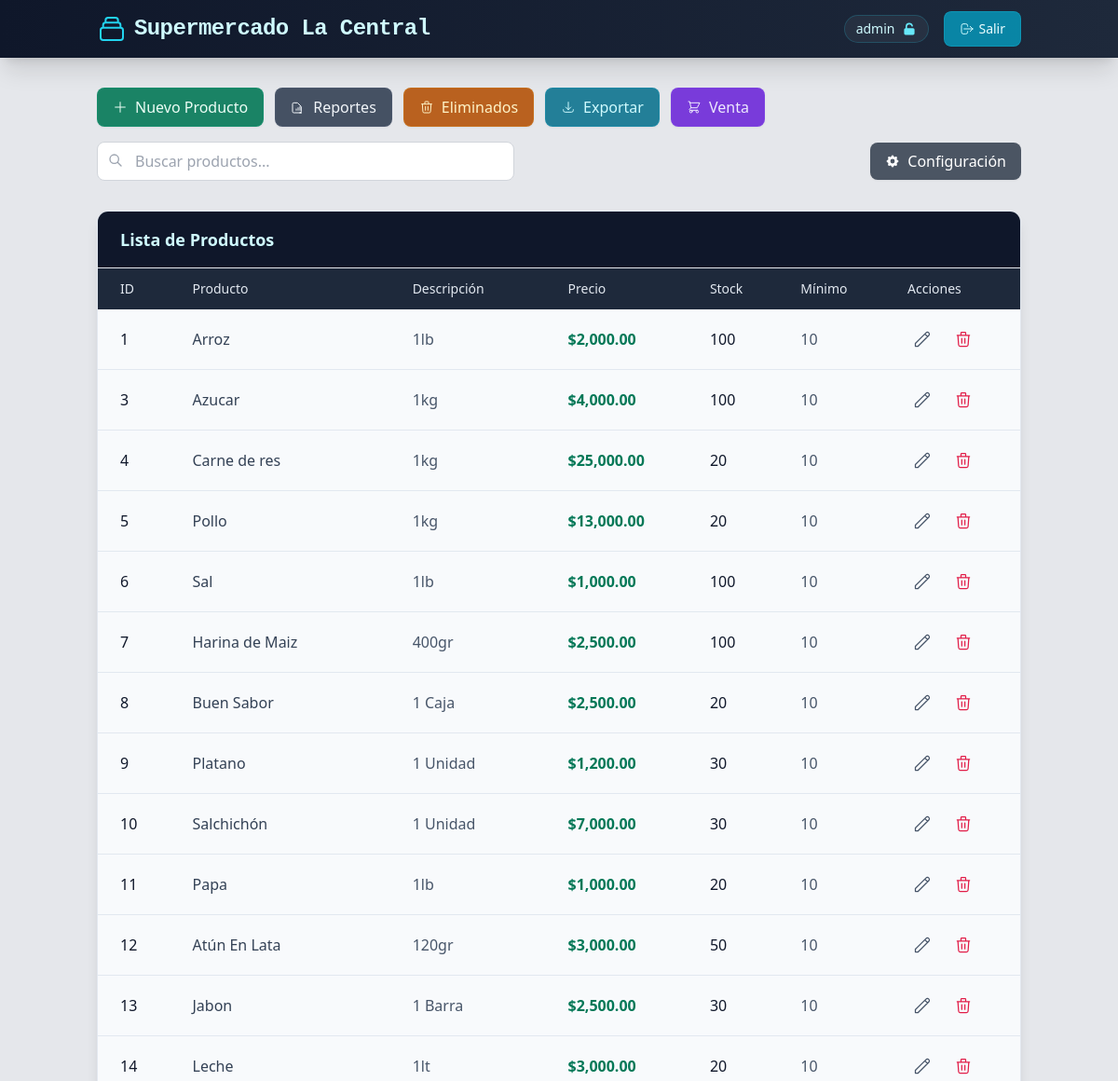
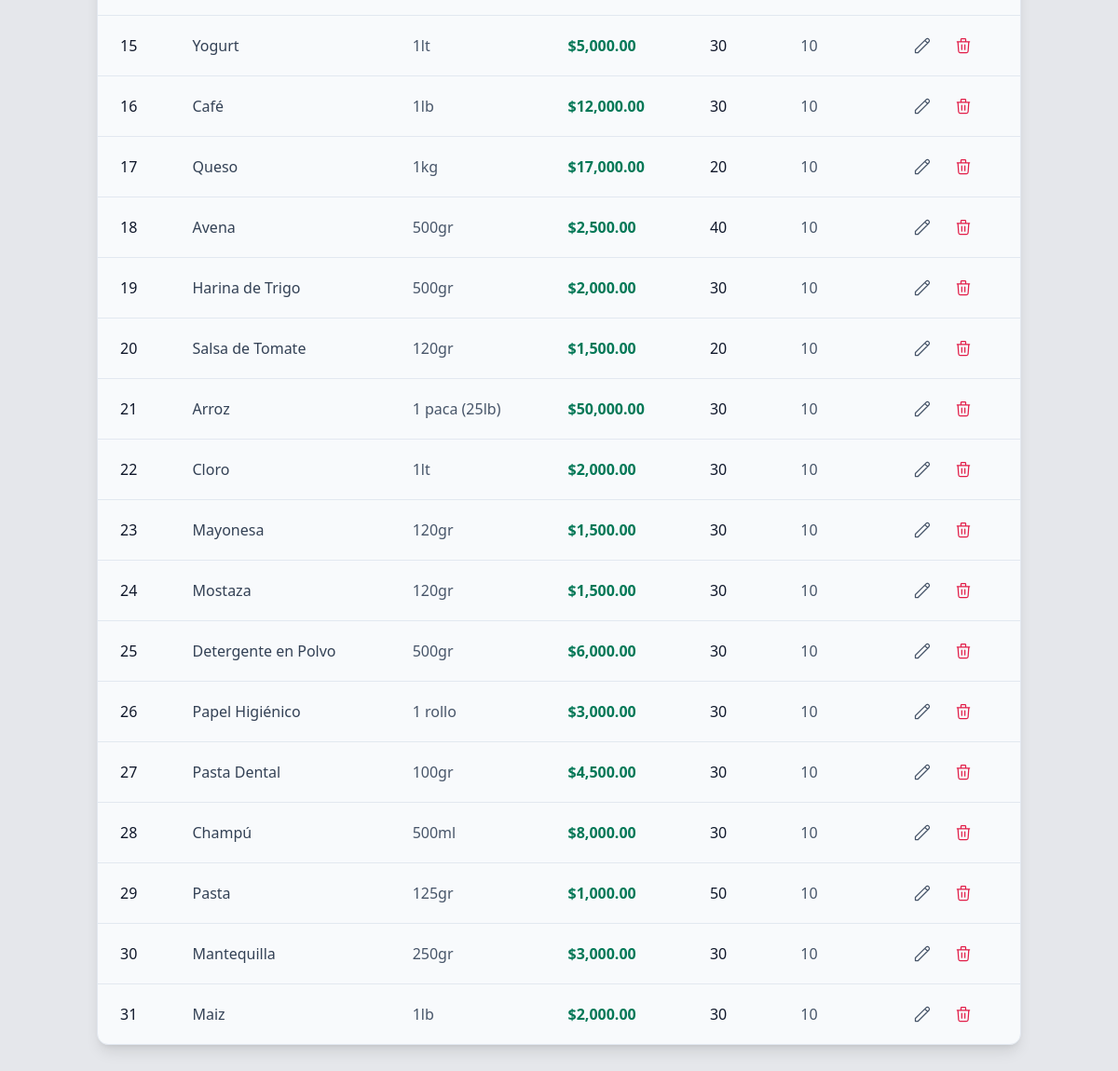
/index.php (signed in), run on the app's committed database (2 pictures, top to bottom).
### tables this page shows
CREATE TABLE `configuracion` (
  `id` int(11) NOT NULL,
  `nombre_tienda` varchar(255) NOT NULL,
  `direccion` varchar(255) NOT NULL,
  `telefono` varchar(20) NOT NULL,
  `email` varchar(255) NOT NULL
);

CREATE TABLE `productos` (
  `id` int(11) NOT NULL,
  `nombre` varchar(100) NOT NULL,
  `descripcion` text DEFAULT NULL,
  `precio` decimal(10,2) NOT NULL,
  `stock` int(11) NOT NULL,
  `fecha_creacion` timestamp NOT NULL DEFAULT current_timestamp(),
  `stock_minimo` int(11) NOT NULL DEFAULT 10,
  `deleted` tinyint(1) DEFAULT 0,
  `deleted_at` timestamp NULL DEFAULT NULL
);

### includes/functions.php (called while the page is built, shortened)
<?php
$servername = "localhost";
$username = "root";
$password = "";
$dbname = "inventario_supermercado";
$conn = new mysqli($servername, $username, $password, $dbname);
function obtenerProductos() {
    global $conn;
    $sql = "SELECT * FROM productos WHERE deleted = 0 OR deleted IS NULL ORDER BY id ASC";
    $result = mysqli_query($conn, $sql);
    $productos = [];
    while ($row = mysqli_fetch_assoc($result)) {
        $productos[] = $row;
    }
    return $productos;
}
function obtenerConfiguracion() {
    global $conn;
    $sql = "SELECT * FROM configuracion LIMIT 1";
    $result = mysqli_query($conn, $sql);
    if ($row = mysqli_fetch_assoc($result)) {
        return $row;
    }
    return [
        'nombre_tienda' => 'Mi Tienda',
        'direccion' => '',
        'telefono' => '',
        'email' => '',
    ];
}
?>

### index.php (the view, shortened to what this page needs)
<?php
require_once 'includes/functions.php';
$productos = obtenerProductos();
$config = obtenerConfiguracion();
?>
<!DOCTYPE html>
<html lang="es">
<head>
    <script src="https://cdn.tailwindcss.com"></script>
</head>
<body class="bg-gray-200">
<header class="bg-gradient-to-r from-slate-900 to-slate-800 shadow-xl">
    <div class="container mx-auto px-4 py-3 flex flex-col sm:flex-row justify-between items-center">
        <div class="flex items-center space-x-2">
            <h1 class="text-2xl font-bold text-cyan-100 tracking-tight font-mono"><?php echo htmlspecialchars($config['nombre_tienda']); ?></h1>
        </div>
        <div class="flex items-center mt-2 sm:mt-0 space-x-4">
            <div class="flex items-center space-x-2 bg-white/5 px-3 py-1 rounded-full border border-cyan-400/20">
                <span class="text-sm text-cyan-100"><?php echo htmlspecialchars($_SESSION['username']); ?></span>
                <svg class="w-4 h-4 text-cyan-300" fill="currentColor" viewBox="0 0 20 20"><path d="M10 2a5 5 0 00-5 5v2a2 2 0 00-2 2v5a2 2 0 002 2h10a2 2 0 002-2v-5a2 2 0 00-2-2H7V7a3 3 0 015.905-.75 1 1 0 001.937-.5A5.002 5.002 0 0010 2z"/></svg>
            </div>
            <a href="logout.php" class="flex items-center space-x-1 bg-cyan-600/90 hover:bg-cyan-700 transition-all px-4 py-2 rounded-lg shadow-sm border border-cyan-400/20">
                <svg class="w-4 h-4 text-cyan-100" fill="none" stroke="currentColor" viewBox="0 0 24 24"><path stroke-linecap="round" stroke-linejoin="round" stroke-width="1.5" d="M17 16l4-4m0 0l-4-4m4 4H7m6 4v1a3 3 0 01-3 3H6a3 3 0 01-3-3V7a3 3 0 013-3h4a3 3 0 013 3v1"/></svg>
                <span class="text-sm text-cyan-50">Salir</span>
            </a>
        </div>
    </div>
</header>
    <main class="container mx-auto px-4 py-8">
    <section class="mb-8">
    <div class="flex flex-wrap gap-3 mb-4">
    <a href="agregar_producto.php" class="flex items-center bg-emerald-700/90 hover:bg-emerald-800 text-emerald-50 px-4 py-2 rounded-lg transition-all shadow-sm border border-emerald-500/20">
        <svg class="w-4 h-4 mr-2" fill="none" stroke="currentColor" viewBox="0 0 24 24"><path stroke-linecap="round" stroke-linejoin="round" stroke-width="1.5" d="M12 4v16m8-8H4"/></svg>
        Nuevo Producto
    </a>
    <a href="reportes.php" class="flex items-center bg-slate-700/90 hover:bg-slate-800 text-slate-100 px-4 py-2 rounded-lg transition-all shadow-sm border border-slate-500/20">
        <svg class="w-4 h-4 mr-2" fill="none" stroke="currentColor" viewBox="0 0 24 24"><path stroke-linecap="round" stroke-linejoin="round" stroke-width="1.5" d="M9 17v-2m3 2v-4m3 4v-6m2 10H5a2 2 0 01-2-2V7a2 2 0 012-2h5.586a1 1 0 01.707.293l5.414 5.414a1 1 0 01.293.707V19a2 2 0 01-2 2z"/></svg>
        Reportes
    </a>
    <a href="productos_eliminados.php" class="flex items-center bg-amber-700/90 hover:bg-amber-800 text-amber-100 px-4 py-2 rounded-lg transition-all shadow-sm border border-amber-500/20">
        <svg class="w-4 h-4 mr-2" fill="none" stroke="currentColor" viewBox="0 0 24 24"><path stroke-linecap="round" stroke-linejoin="round" stroke-width="1.5" d="M19 7l-.867 12.142A2 2 0 0116.138 21H7.862a2 2 0 01-1.995-1.858L5 7m5 4v6m4-6v6m1-10V4a1 1 0 00-1-1h-4a1 1 0 00-1 1v3M4 7h16"/></svg>
        Eliminados
    </a>
    <a href="exportar.php" class="flex items-center bg-cyan-700/90 hover:bg-cyan-800 text-cyan-100 px-4 py-2 rounded-lg transition-all shadow-sm border border-cyan-500/20">
        <svg class="w-4 h-4 mr-2" fill="none" stroke="currentColor" viewBox="0 0 24 24"><path stroke-linecap="round" stroke-linejoin="round" stroke-width="1.5" d="M4 16v1a3 3 0 003 3h10a3 3 0 003-3v-1m-4-4l-4 4m0 0l-4-4m4 4V4"/></svg>
        Exportar
    </a>
    <a href="registrar_venta.php" class="flex items-center bg-violet-700/90 hover:bg-violet-800 text-violet-100 px-4 py-2 rounded-lg transition-all shadow-sm border border-violet-500/20">
        <svg class="w-4 h-4 mr-2" fill="none" stroke="currentColor" viewBox="0 0 24 24"><path stroke-linecap="round" stroke-linejoin="round" stroke-width="1.5" d="M3 3h2l.4 2M7 13h10l4-8H5.4M7 13L5.4 5M7 13l-2.293 2.293c-.63.63-.184 1.707.707 1.707H17m0 0a2 2 0 100 4 2 2 0 000-4zm-8 2a2 2 0 11-4 0 2 2 0 014 0z"/></svg>
        Venta
    </a>
</div>
    <div class="flex flex-col sm:flex-row gap-4 items-center justify-between">
        <div class="relative flex-1 max-w-md">
            <input type="text" id="searchInput" placeholder="Buscar productos..."
                class="w-full pl-10 pr-4 py-2 border border-gray-300 rounded-lg focus:ring-2 focus:ring-blue-500 focus:border-blue-500 outline-none transition-all">
            <svg class="absolute left-3 top-3 w-4 h-4 text-gray-400" fill="none" stroke="currentColor" viewBox="0 0 24 24">
                <path stroke-linecap="round" stroke-linejoin="round" stroke-width="2" d="M21 21l-6-6m2-5a7 7 0 11-14 0 7 7 0 0114 0z"/>
            </svg>
        </div>
        <a href="configuracion.php" class="bg-gray-600 hover:bg-gray-700 text-white px-4 py-2 rounded-lg transition-all shadow-sm flex items-center">
            Configuración
        </a>
    </div>
</section>
<section class="bg-slate-50 rounded-xl shadow-lg border border-slate-200 overflow-hidden">
    <div class="px-6 py-4 bg-slate-900 border-b">
        <h2 class="text-lg font-semibold text-cyan-100">Lista de Productos</h2>
    </div>
    <div class="overflow-x-auto">
        <table class="w-full">
            <thead class="bg-slate-800 text-slate-200 text-sm">
                <tr>
                    <th class="px-6 py-3 text-left font-medium">ID</th>
                    <th class="px-6 py-3 text-left font-medium">Producto</th>
                    <th class="px-6 py-3 text-left font-medium hidden md:table-cell">Descripción</th>
                    <th class="px-6 py-3 text-left font-medium">Precio</th>
                    <th class="px-6 py-3 text-left font-medium">Stock</th>
                    <th class="px-6 py-3 text-left font-medium hidden sm:table-cell">Mínimo</th>
                    <th class="px-6 py-3 text-left font-medium">Acciones</th>
                </tr>
            </thead>
            <tbody class="divide-y divide-slate-200 text-slate-700">
                <?php foreach ($productos as $producto): ?>
                <tr class="<?php echo $producto['stock'] <= $producto['stock_minimo'] ? 'bg-rose-50' : 'hover:bg-slate-100 transition-colors'; ?>">
                    <td class="px-6 py-4 font-medium text-slate-900"><?php echo $producto['id']; ?></td>
                    <td class="px-6 py-4">
                        <div class="flex items-center">
                            <?php echo htmlspecialchars($producto['nombre']); ?>
                        </div>
                    </td>
                    <td class="px-6 py-4 hidden md:table-cell text-slate-600"><?php echo htmlspecialchars($producto['descripcion']); ?></td>
                    <td class="px-6 py-4 font-semibold text-emerald-700">$<?php echo number_format($producto['precio'], 2); ?></td>
                    <td class="px-6 py-4 text-slate-900"><?php echo $producto['stock']; ?></td>
                    <td class="px-6 py-4 hidden sm:table-cell text-slate-600"><?php echo $producto['stock_minimo']; ?></td>
                    <td class="px-6 py-4">
    <div class="flex gap-3">
        <a href="editar_producto.php?id=<?php echo $producto['id']; ?>"
           class="p-1.5 hover:bg-slate-200 rounded-full transition-colors"
           title="Editar">
            <svg class="w-5 h-5 text-slate-600" fill="none" stroke="currentColor" viewBox="0 0 24 24">
                <path stroke-linecap="round" stroke-linejoin="round" stroke-width="1.5" d="M15.232 5.232l3.536 3.536m-2.036-5.036a2.5 2.5 0 113.536 3.536L6.5 21.036H3v-3.572L16.732 3.732z"/>
            </svg>
        </a>
        <a href="eliminar_producto.php?id=<?php echo $producto['id']; ?>"
           class="p-1.5 hover:bg-rose-100 rounded-full transition-colors"
           title="Eliminar"
           onclick="return confirm('¿Estás seguro?');">
            <svg class="w-5 h-5 text-rose-600" fill="none" stroke="currentColor" viewBox="0 0 24 24">
                <path stroke-linecap="round" stroke-linejoin="round" stroke-width="1.5" d="M19 7l-.867 12.142A2 2 0 0116.138 21H7.862a2 2 0 01-1.995-1.858L5 7m5 4v6m4-6v6m1-10V4a1 1 0 00-1-1h-4a1 1 0 00-1 1v3M4 7h16"/>
            </svg>
        </a>
    </div>
</td>
                </tr>
                <?php endforeach; ?>
            </tbody>
        </table>
    </div>
</section>
</main>
</body>
</html>

### data on the page
configuracion: nombre_tienda "Supermercado La Central"
productos: id "1", nombre "Arroz", descripcion "1lb", precio "2,000.00", stock "100", stock_minimo "10"
productos: id "3", nombre "Azucar", descripcion "1kg", precio "4,000.00", stock "100", stock_minimo "10"
productos: id "4", nombre "Carne de res", descripcion "1kg", precio "25,000.00", stock "20", stock_minimo "10"
productos: id "5", nombre "Pollo", descripcion "1kg", precio "13,000.00", stock "20", stock_minimo "10"
productos: id "6", nombre "Sal", descripcion "1lb", precio "1,000.00", stock "100", stock_minimo "10"
productos: id "7", nombre "Harina de Maiz", descripcion "400gr", precio "2,500.00", stock "100", stock_minimo "10"
productos: id "8", nombre "Buen Sabor", descripcion "1 Caja", precio "2,500.00", stock "20", stock_minimo "10"
productos: id "9", nombre "Platano", descripcion "1 Unidad", precio "1,200.00", stock "30", stock_minimo "10"
productos: id "10", nombre "Salchichón", descripcion "1 Unidad", precio "7,000.00", stock "30", stock_minimo "10"
productos: id "11", nombre "Papa", descripcion "1lb", precio "1,000.00", stock "20", stock_minimo "10"
productos: id "12", nombre "Atún En Lata", descripcion "120gr", precio "3,000.00", stock "50", stock_minimo "10"
productos: id "13", nombre "Jabon", descripcion "1 Barra", precio "2,500.00", stock "30", stock_minimo "10"
productos: id "14", nombre "Leche", descripcion "1lt", precio "3,000.00", stock "20", stock_minimo "10"
productos: id "15", nombre "Yogurt", descripcion "1lt", precio "5,000.00", stock "30", stock_minimo "10"
productos: id "16", nombre "Café", descripcion "1lb", precio "12,000.00", stock "30", stock_minimo "10"
productos: id "17", nombre "Queso", descripcion "1kg", precio "17,000.00", stock "20", stock_minimo "10"
productos: id "18", nombre "Avena", descripcion "500gr", precio "2,500.00", stock "40", stock_minimo "10"
productos: id "19", nombre "Harina de Trigo", descripcion "500gr", precio "2,000.00", stock "30", stock_minimo "10"
productos: id "20", nombre "Salsa de Tomate", descripcion "120gr", precio "1,500.00", stock "20", stock_minimo "10"
productos: id "21", nombre "Arroz", descripcion "1 paca (25lb)", precio "50,000.00", stock "30", stock_minimo "10"
productos: id "22", nombre "Cloro", descripcion "1lt", precio "2,000.00", stock "30", stock_minimo "10"
productos: id "23", nombre "Mayonesa", descripcion "120gr", precio "1,500.00", stock "30", stock_minimo "10"
productos: id "24", nombre "Mostaza", descripcion "120gr", precio "1,500.00", stock "30", stock_minimo "10"
productos: id "25", nombre "Detergente en Polvo", descripcion "500gr", precio "6,000.00", stock "30", stock_minimo "10"
productos: id "26", nombre "Papel Higiénico", descripcion "1 rollo", precio "3,000.00", stock "30", stock_minimo "10"
productos: id "27", nombre "Pasta Dental", descripcion "100gr", precio "4,500.00", stock "30", stock_minimo "10"
productos: id "28", nombre "Champú", descripcion "500ml", precio "8,000.00", stock "30", stock_minimo "10"
productos: id "29", nombre "Pasta", descripcion "125gr", precio "1,000.00", stock "50", stock_minimo "10"
productos: id "30", nombre "Mantequilla", descripcion "250gr", precio "3,000.00", stock "30", stock_minimo "10"
productos: id "31", nombre "Maiz", descripcion "1lb", precio "2,000.00", stock "30", stock_minimo "10"

### other printed values
$_SESSION['username'] "admin"
